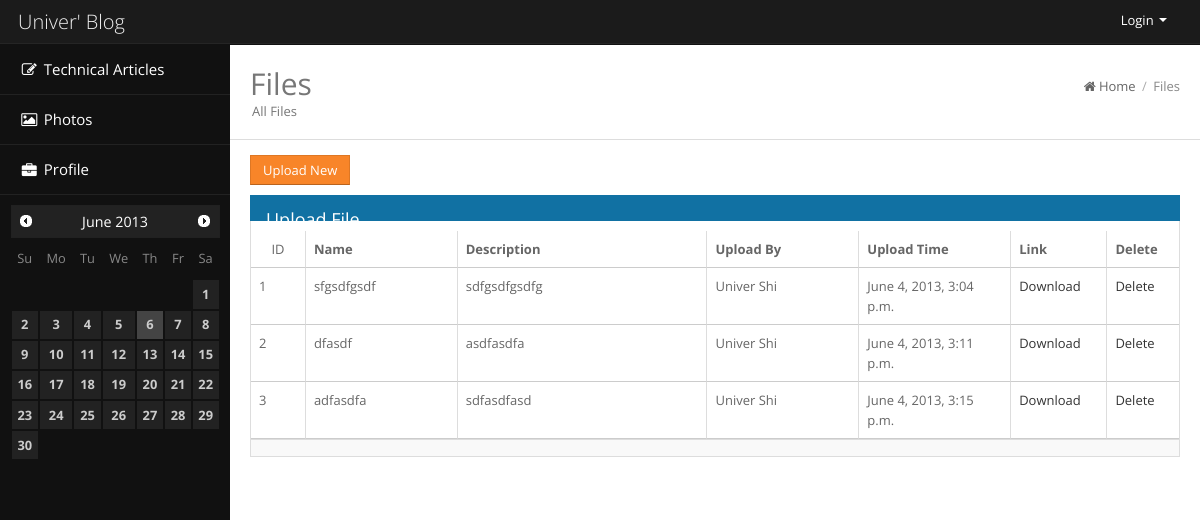
The page /files/ on the database as committed earlier.
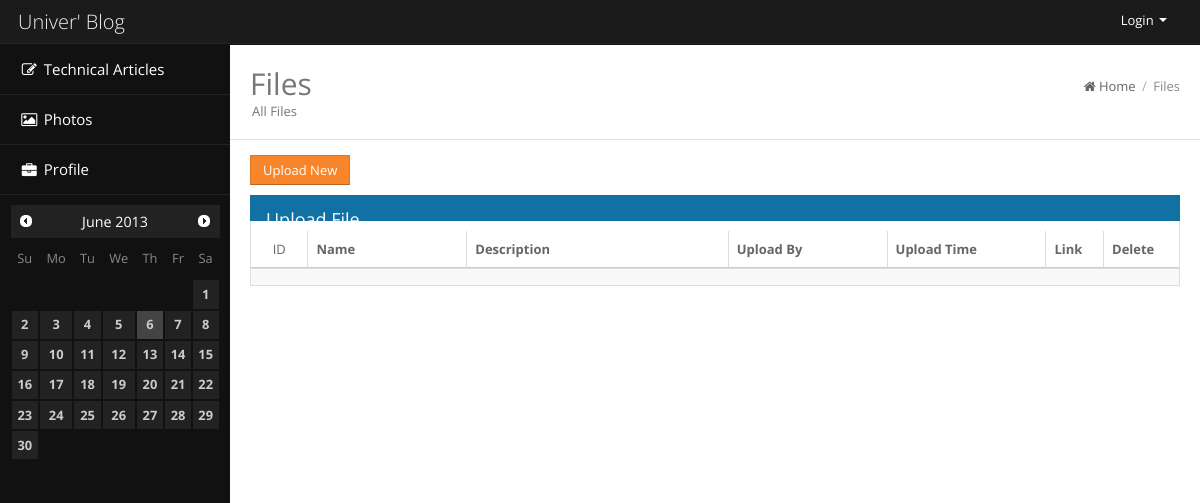
The same page on the database as committed later.
### files/models.py (models this page shows, shortened)
class File(Model):
    name = models.CharField(max_length=100)
    description = models.TextField()
    attachment = models.FileField(upload_to=get_file_upload_name)
    uploaded_by = models.ForeignKey(User)
    upload_date_time = models.DateTimeField()

### files/views.py (the view)
class FileList(TemplateView):
    template_name = 'file_list.html'
    def get_context_data(self, **kwargs):
        context = super(FileList, self).get_context_data(**kwargs)
        context['files'] = File.objects.order_by('id').select_related()
        context['path'] = (PathItem('/files', 'Files'),)
        return context

### files/templates/file_list.html (shortened to what this page needs)
{% extends "base.html" %} {% load staticfiles %} {% block head %}
<h2 class="pull-left">
	Files <span class="page-meta">All Files</span>
</h2>
{% endblock %}
{% block content %}
<button id="upload" class="btn btn-warning">Upload New</button>
<div class="row-fluid">
	<div class="widget wblue">
		<div class="widget-head">
			<div class="pull-left">Upload File</div>
		</div>
		<div class="widget-content referrer">
			<table id="tags" class="table table-bordered">
				<tr>
					<th class="span1"><center>ID</center></th>
					<th class="span2">Name</th>
					<th class="span3">Description</th>
					<th class="span2">Upload By</th>
					<th class="span2">Upload Time</th>
					<th class="span1">Link</th>
					<th class="span1">Delete</th>
				</tr>
				{% for file in files %}
				<tr>
					<td>{{ file.id }}</td>
					<td>{{ file.name }}</td>
					<td>{{ file.description }}</td>
					<td>{{ file.uploaded_by.get_full_name }}</td>
					<td>{{ file.upload_date_time }}</td>
					<td><a href="{% static 'uploaded' %}/{{ file.attachment }}"
						target="_blank">Download</a></td>
					<td><a href="/files/delete/{{ file.id }}">Delete</a></td>
				</tr>
				{% endfor %}
			</table>
		</div>
		<div class="widget-foot">
		</div>
	</div>
</div>
{% endblock %}

Rows that differ between the two databases and show on the page:
removed File: id "1", name "sfgsdfgsdf", description "sdfgsdfgsdfg", uploaded_by.get_full_name "Univer Shi", upload_date_time "June 4, 2013, 3:04 p.m."
removed File: id "2", name "dfasdf", description "asdfasdfa", uploaded_by.get_full_name "Univer Shi", upload_date_time "June 4, 2013, 3:11 p.m."
removed File: id "3", name "adfasdfa", description "sdfasdfasd", uploaded_by.get_full_name "Univer Shi", upload_date_time "June 4, 2013, 3:15 p.m."
